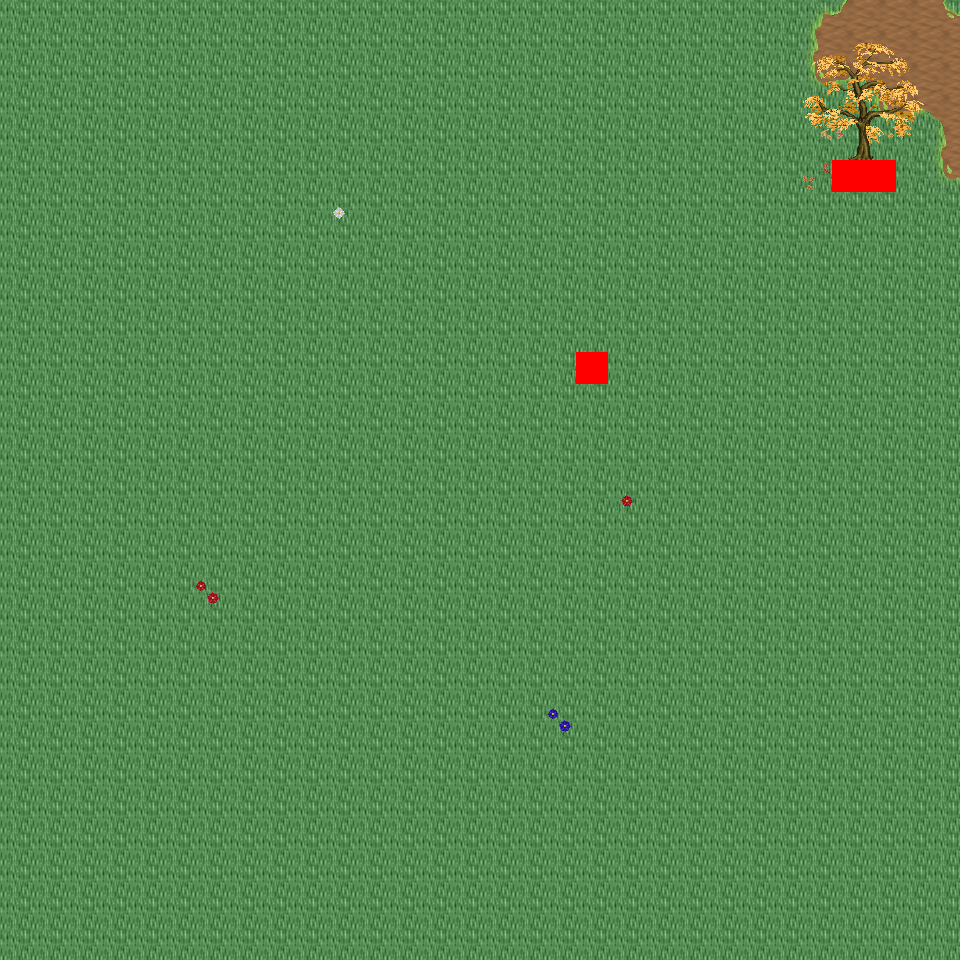

The image is a tile-based game level rendered from a .tmx file. Its description and source (layers, tilesets, objects; grid data summarised) follow:
An orthogonal 30x30 tile map with 32x32 px tiles, 6 tile layers (Ground, Object, Object2, Above, ...), 18 tilesets and 4 objects (4x mapExit).

<map version="1.0" orientation="orthogonal" renderorder="right-down" width="30" height="30" tilewidth="32" tileheight="32" nextobjectid="5">
  <tileset firstgid="1" name="tileset_logic_collision" tilewidth="32" tileheight="32" tilecount="1" columns="1">
    <image source="../drawable/tileset_logic_collision.png" width="32" height="32" />
  </tileset>
  <tileset firstgid="2" name="tileset_ground_ground" tilewidth="32" tileheight="32" tilecount="33" columns="3">
    <image source="../drawable/tileset_ground_ground.png" width="96" height="352" />
  </tileset>
  <tileset firstgid="35" name="tileset_ground_grass_corners" tilewidth="32" tileheight="32" tilecount="24" columns="6">
    <image source="../drawable/tileset_ground_grass_corners.png" width="192" height="128" />
  </tileset>
  <tileset firstgid="59" name="tileset_ground_grass_edges" tilewidth="32" tileheight="32" tilecount="36" columns="12">
    <image source="../drawable/tileset_ground_grass_edges.png" width="384" height="96" />
  </tileset>
  <tileset firstgid="95" name="tileset_ground_grass_2" tilewidth="32" tileheight="32" tilecount="21" columns="3">
    <image source="../drawable/tileset_ground_grass_2.png" width="96" height="224" />
  </tileset>
  <tileset firstgid="116" name="tileset_plant_leaves" tilewidth="32" tileheight="32" tilecount="8" columns="4">
    <image source="../drawable/tileset_plant_leaves.png" width="128" height="64" />
  </tileset>
  <tileset firstgid="124" name="tileset_plant_tree_tree_darkgreen" tilewidth="32" tileheight="32" tilecount="88" columns="8">
    <image source="../drawable/tileset_plant_tree_tree_darkgreen.png" width="256" height="352" />
  </tileset>
  <tileset firstgid="212" name="tileset_plant_tree_fall_trees" tilewidth="32" tileheight="32" tilecount="40" columns="8">
    <image source="../drawable/tileset_plant_tree_fall_trees.png" width="256" height="160" />
  </tileset>
  <tileset firstgid="252" name="tileset_plant_tree_pine_tree" tilewidth="32" tileheight="32" tilecount="20" columns="4">
    <image source="../drawable/tileset_plant_tree_pine_tree.png" width="128" height="160" />
  </tileset>
  <tileset firstgid="272" name="tileset_plant_stump_hollow_logs" tilewidth="32" tileheight="32" tilecount="6" columns="3">
    <image source="../drawable/tileset_plant_stump_hollow_logs.png" width="96" height="64" />
  </tileset>
  <tileset firstgid="278" name="tileset_plant_stump_small_stump" tilewidth="32" tileheight="32" tilecount="4" columns="2">
    <image source="../drawable/tileset_plant_stump_small_stump.png" width="64" height="64" />
  </tileset>
  <tileset firstgid="282" name="tileset_plant_stump_stump_pale_purple" tilewidth="32" tileheight="32" tilecount="4" columns="2">
    <image source="../drawable/tileset_plant_stump_stump_pale_purple.png" width="64" height="64" />
  </tileset>
  <tileset firstgid="286" name="tileset_plant_flower_daisy_blue" tilewidth="32" tileheight="32" tilecount="8" columns="2">
    <image source="../drawable/tileset_plant_flower_daisy_blue.png" width="64" height="128" />
  </tileset>
  <tileset firstgid="294" name="tileset_plant_flower_daisy_red" tilewidth="32" tileheight="32" tilecount="8" columns="2">
    <image source="../drawable/tileset_plant_flower_daisy_red.png" width="64" height="128" />
  </tileset>
  <tileset firstgid="302" name="tileset_plant_flower_daisy_white" tilewidth="32" tileheight="32" tilecount="8" columns="2">
    <image source="../drawable/tileset_plant_flower_daisy_white.png" width="64" height="128" />
  </tileset>
  <tileset firstgid="310" name="tileset_plant_flower_daisy_yellow" tilewidth="32" tileheight="32" tilecount="8" columns="2">
    <image source="../drawable/tileset_plant_flower_daisy_yellow.png" width="64" height="128" />
  </tileset>
  <tileset firstgid="318" name="tileset_logic_creature_ent" tilewidth="32" tileheight="32" tilecount="4" columns="4">
    <image source="../drawable/tileset_logic_creature_ent.png" width="128" height="32" />
  </tileset>
  <tileset firstgid="322" name="tileset_logic_creature_animal" tilewidth="32" tileheight="32" tilecount="32" columns="8">
    <image source="../drawable/tileset_logic_creature_animal.png" width="256" height="128" />
  </tileset>
  <layer name="Ground" width="30" height="30">
    <data>[900 cells, 900 non-empty, 2 distinct tile ids]</data>
  </layer>
  <layer name="Object" width="30" height="30">
    <data>[900 cells, 19 non-empty, 14 distinct tile ids]</data>
  </layer>
  <layer name="Object2" width="30" height="30">
    <data>[900 cells, 6 non-empty, 6 distinct tile ids]</data>
  </layer>
  <layer name="Above" width="30" height="30">
    <data>[900 cells, 16 non-empty, 16 distinct tile ids]</data>
  </layer>
  <layer name="Above2" width="30" height="30">
    <data>[900 cells, 0 non-empty, 0 distinct tile ids]</data>
  </layer>
  <layer name="Walkable" width="30" height="30">
    <data>[900 cells, 3 non-empty, 1 distinct tile ids]</data>
  </layer>
  <objectgroup name="MapEvents">
    <object id="1" name="north" type="mapExit" x="0" y="0" width="960" height="32">
      <properties>
        <property name="map" value="level_0_x18_y26" />
        <property name="x" value="0" />
        <property name="y" value="28" />
      </properties>
    </object>
    <object id="2" name="south" type="mapExit" x="0" y="928" width="960" height="32">
      <properties>
        <property name="map" value="level_0_x18_y28" />
        <property name="x" value="0" />
        <property name="y" value="1" />
      </properties>
    </object>
    <object id="3" name="west" type="mapExit" x="0" y="0" width="32" height="960">
      <properties>
        <property name="map" value="level_0_x17_y27" />
        <property name="x" value="28" />
        <property name="y" value="0" />
      </properties>
    </object>
    <object id="4" name="east" type="mapExit" x="928" y="0" width="32" height="960">
      <properties>
        <property name="map" value="level_0_x19_y27" />
        <property name="x" value="1" />
        <property name="y" value="0" />
      </properties>
    </object>
  </objectgroup>
</map>
